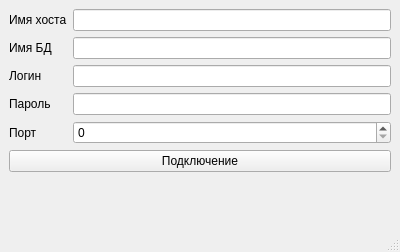
<?xml version="1.0" encoding="UTF-8"?>
<ui version="4.0">
 <class>MainWindow</class>
 <widget class="QMainWindow" name="MainWindow">
  <property name="geometry">
   <rect>
    <x>0</x>
    <y>0</y>
    <width>400</width>
    <height>252</height>
   </rect>
  </property>
  <property name="sizePolicy">
   <sizepolicy hsizetype="Preferred" vsizetype="Fixed">
    <horstretch>0</horstretch>
    <verstretch>0</verstretch>
   </sizepolicy>
  </property>
  <property name="minimumSize">
   <size>
    <width>400</width>
    <height>252</height>
   </size>
  </property>
  <property name="maximumSize">
   <size>
    <width>400</width>
    <height>252</height>
   </size>
  </property>
  <property name="windowTitle">
   <string>MainWindow</string>
  </property>
  <widget class="QWidget" name="centralwidget">
   <layout class="QFormLayout" name="formLayout">
    <item row="0" column="0">
     <widget class="QLabel" name="label">
      <property name="text">
       <string>Имя хоста</string>
      </property>
     </widget>
    </item>
    <item row="0" column="1">
     <widget class="QLineEdit" name="LE_Host_Name"/>
    </item>
    <item row="1" column="0">
     <widget class="QLabel" name="label_2">
      <property name="text">
       <string>Имя БД</string>
      </property>
     </widget>
    </item>
    <item row="1" column="1">
     <widget class="QLineEdit" name="LE_DB_Name"/>
    </item>
    <item row="2" column="0">
     <widget class="QLabel" name="label_3">
      <property name="text">
       <string>Логин</string>
      </property>
     </widget>
    </item>
    <item row="2" column="1">
     <widget class="QLineEdit" name="LE_Login"/>
    </item>
    <item row="3" column="0">
     <widget class="QLabel" name="label_4">
      <property name="text">
       <string>Пароль</string>
      </property>
     </widget>
    </item>
    <item row="3" column="1">
     <widget class="QLineEdit" name="LE_Password"/>
    </item>
    <item row="4" column="0">
     <widget class="QLabel" name="label_5">
      <property name="text">
       <string>Порт</string>
      </property>
     </widget>
    </item>
    <item row="4" column="1">
     <widget class="QSpinBox" name="SP_Port"/>
    </item>
    <item row="5" column="0" colspan="2">
     <widget class="QPushButton" name="PB_Connect">
      <property name="text">
       <string>Подключение</string>
      </property>
     </widget>
    </item>
   </layout>
  </widget>
  <widget class="QMenuBar" name="menubar">
   <property name="geometry">
    <rect>
     <x>0</x>
     <y>0</y>
     <width>400</width>
     <height>25</height>
    </rect>
   </property>
  </widget>
  <widget class="QStatusBar" name="statusbar"/>
 </widget>
 <resources/>
 <connections/>
</ui>
